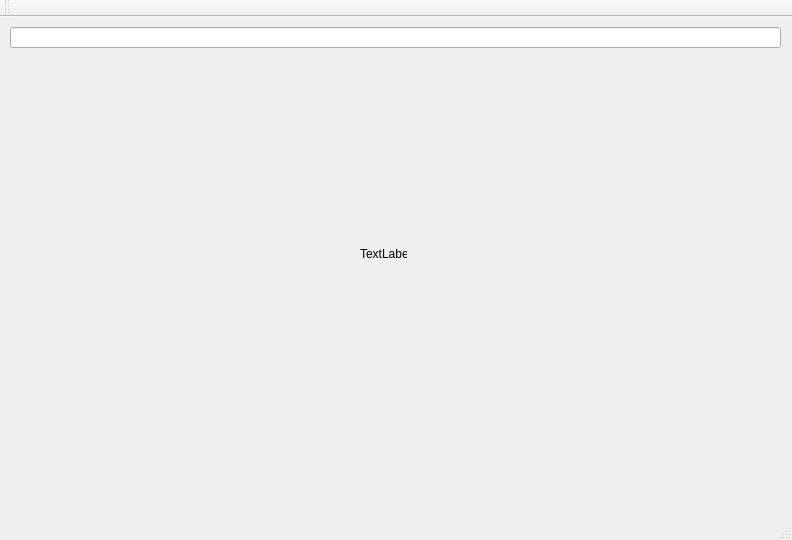
<?xml version="1.0" encoding="UTF-8"?>
<ui version="4.0">
 <class>MaskNum</class>
 <widget class="QMainWindow" name="MaskNum">
  <property name="geometry">
   <rect>
    <x>0</x>
    <y>0</y>
    <width>792</width>
    <height>540</height>
   </rect>
  </property>
  <property name="windowTitle">
   <string>MaskNum</string>
  </property>
  <widget class="QWidget" name="centralWidget">
   <widget class="QLineEdit" name="lineEdit">
    <property name="geometry">
     <rect>
      <x>10</x>
      <y>10</y>
      <width>771</width>
      <height>21</height>
     </rect>
    </property>
   </widget>
   <widget class="QLabel" name="label">
    <property name="geometry">
     <rect>
      <x>360</x>
      <y>230</y>
      <width>47</width>
      <height>13</height>
     </rect>
    </property>
    <property name="text">
     <string>TextLabel</string>
    </property>
   </widget>
  </widget>
  <widget class="QMenuBar" name="menuBar">
   <property name="geometry">
    <rect>
     <x>0</x>
     <y>0</y>
     <width>792</width>
     <height>21</height>
    </rect>
   </property>
  </widget>
  <widget class="QToolBar" name="mainToolBar">
   <attribute name="toolBarArea">
    <enum>TopToolBarArea</enum>
   </attribute>
   <attribute name="toolBarBreak">
    <bool>false</bool>
   </attribute>
  </widget>
  <widget class="QStatusBar" name="statusBar"/>
 </widget>
 <layoutdefault spacing="6" margin="11"/>
 <resources/>
 <connections/>
</ui>
